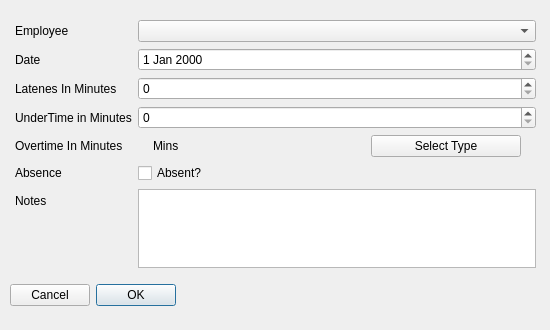
<?xml version="1.0" encoding="UTF-8"?>
<ui version="4.0">
 <class>AddTimeLogDialog</class>
 <widget class="QDialog" name="AddTimeLogDialog">
  <property name="geometry">
   <rect>
    <x>0</x>
    <y>0</y>
    <width>550</width>
    <height>330</height>
   </rect>
  </property>
  <property name="windowTitle">
   <string>Dialog</string>
  </property>
  <widget class="QWidget" name="verticalLayoutWidget">
   <property name="geometry">
    <rect>
     <x>10</x>
     <y>10</y>
     <width>531</width>
     <height>296</height>
    </rect>
   </property>
   <layout class="QVBoxLayout" name="verticalLayout">
    <item>
     <layout class="QFormLayout" name="formLayout">
      <property name="leftMargin">
       <number>5</number>
      </property>
      <property name="topMargin">
       <number>10</number>
      </property>
      <property name="rightMargin">
       <number>5</number>
      </property>
      <property name="bottomMargin">
       <number>10</number>
      </property>
      <item row="0" column="0">
       <widget class="QLabel" name="empLabel">
        <property name="text">
         <string>Employee</string>
        </property>
       </widget>
      </item>
      <item row="6" column="0">
       <widget class="QLabel" name="notesLabel">
        <property name="text">
         <string>Notes</string>
        </property>
       </widget>
      </item>
      <item row="4" column="0">
       <widget class="QLabel" name="overTimeHoursLabel">
        <property name="text">
         <string>Overtime In Minutes</string>
        </property>
       </widget>
      </item>
      <item row="3" column="0">
       <widget class="QLabel" name="timeOutLabel">
        <property name="text">
         <string>UnderTime in Minutes</string>
        </property>
       </widget>
      </item>
      <item row="2" column="0">
       <widget class="QLabel" name="timeInLabel">
        <property name="text">
         <string>Latenes In Minutes</string>
        </property>
       </widget>
      </item>
      <item row="1" column="0">
       <widget class="QLabel" name="dateLabel">
        <property name="text">
         <string>Date</string>
        </property>
       </widget>
      </item>
      <item row="0" column="1">
       <widget class="QComboBox" name="empComboBox"/>
      </item>
      <item row="1" column="1">
       <widget class="QDateEdit" name="DateEdit"/>
      </item>
      <item row="6" column="1">
       <widget class="QTextEdit" name="notesTextEdit"/>
      </item>
      <item row="5" column="0">
       <widget class="QLabel" name="absenceLabel">
        <property name="text">
         <string>Absence</string>
        </property>
       </widget>
      </item>
      <item row="5" column="1">
       <widget class="QCheckBox" name="absentCheckBox">
        <property name="text">
         <string>Absent?</string>
        </property>
       </widget>
      </item>
      <item row="4" column="1">
       <layout class="QHBoxLayout" name="horizontalLayout">
        <property name="leftMargin">
         <number>15</number>
        </property>
        <property name="rightMargin">
         <number>15</number>
        </property>
        <item>
         <widget class="QLabel" name="hourLabel">
          <property name="text">
           <string>Mins</string>
          </property>
         </widget>
        </item>
        <item>
         <widget class="QPushButton" name="selectOvertimeType">
          <property name="sizePolicy">
           <sizepolicy hsizetype="Preferred" vsizetype="Fixed">
            <horstretch>0</horstretch>
            <verstretch>0</verstretch>
           </sizepolicy>
          </property>
          <property name="maximumSize">
           <size>
            <width>150</width>
            <height>16777215</height>
           </size>
          </property>
          <property name="text">
           <string>Select Type</string>
          </property>
         </widget>
        </item>
       </layout>
      </item>
      <item row="2" column="1">
       <widget class="QSpinBox" name="latespinBox"/>
      </item>
      <item row="3" column="1">
       <widget class="QSpinBox" name="undertimeSpinbox"/>
      </item>
     </layout>
    </item>
    <item>
     <widget class="QDialogButtonBox" name="buttonBox">
      <property name="layoutDirection">
       <enum>Qt::RightToLeft</enum>
      </property>
      <property name="orientation">
       <enum>Qt::Horizontal</enum>
      </property>
      <property name="standardButtons">
       <set>QDialogButtonBox::Cancel|QDialogButtonBox::Ok</set>
      </property>
     </widget>
    </item>
   </layout>
  </widget>
 </widget>
 <resources/>
 <connections/>
</ui>
